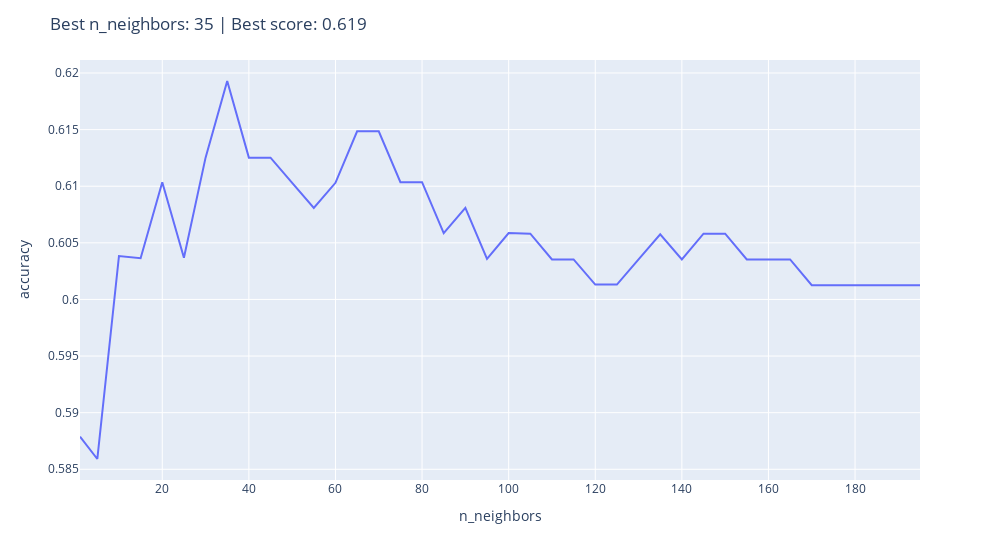

The notebook cell this image was saved under:
### Code cell
logw(f"Best n_neighbour parameter for KNN imputation: {Model.best_params_['KNNImputer__n_neighbors']}")
logw(f'Best score (Logistic Regression): {round(Model.best_score_,3)}')

fig = px.line(x=params["KNNImputer__n_neighbors"], y=Model.cv_results_['mean_test_score'])
fig.update_layout(
    title=f'Best n_neighbors: {Model.best_params_["KNNImputer__n_neighbors"]} | Best score: {round(Model.best_score_, 3)}',
    width=1000,
    xaxis_title='n_neighbors',
    yaxis_title='accuracy'
)

### Figure 1 — Plotly figure (JSON) as saved in the notebook; plotly's stock layout.template omitted (floating-point values rounded to 4 significant figures)
{"data": [{"hovertemplate": "x=%{x}<br>y=%{y}<extra></extra>", "legendgroup": "", "line": {"color": "#636efa", "dash": "solid"}, "marker": {"symbol": "circle"}, "mode": "lines", "name": "", "orientation": "v", "showlegend": false, "type": "scatter", "x": [1, 5, 10, 15, 20, 25, 30, 35, 40, 45, 50, 55, 60, 65, 70, 75, 80, 85, 90, 95, 100, 105, 110, 115, 120, 125, 130, 135, 140, 145, 150, 155, 160, 165, 170, 175, 180, 185, 190, 195], "xaxis": "x", "y": [0.5879, 0.5859, 0.6038, 0.6036, 0.6104, 0.6037, 0.6125, 0.6193, 0.6125, 0.6125, 0.6103, 0.6081, 0.6103, 0.6148, 0.6148, 0.6104, 0.6104, 0.6059, 0.6081, 0.6036, 0.6059, 0.6058, 0.6035, 0.6035, 0.6013, 0.6013, 0.6035, 0.6058, 0.6035, 0.6058, 0.6058, 0.6035, 0.6035, 0.6035, 0.6013, 0.6013, 0.6013, 0.6013, 0.6013, 0.6013], "yaxis": "y"}], "layout": {"legend": {"tracegroupgap": 0}, "margin": {"t": 60}, "title": {"text": "Best n_neighbors: 35 | Best score: 0.619"}, "width": 1000, "xaxis": {"anchor": "y", "domain": [0, 1], "title": {"text": "n_neighbors"}}, "yaxis": {"anchor": "x", "domain": [0, 1], "title": {"text": "accuracy"}}}}
